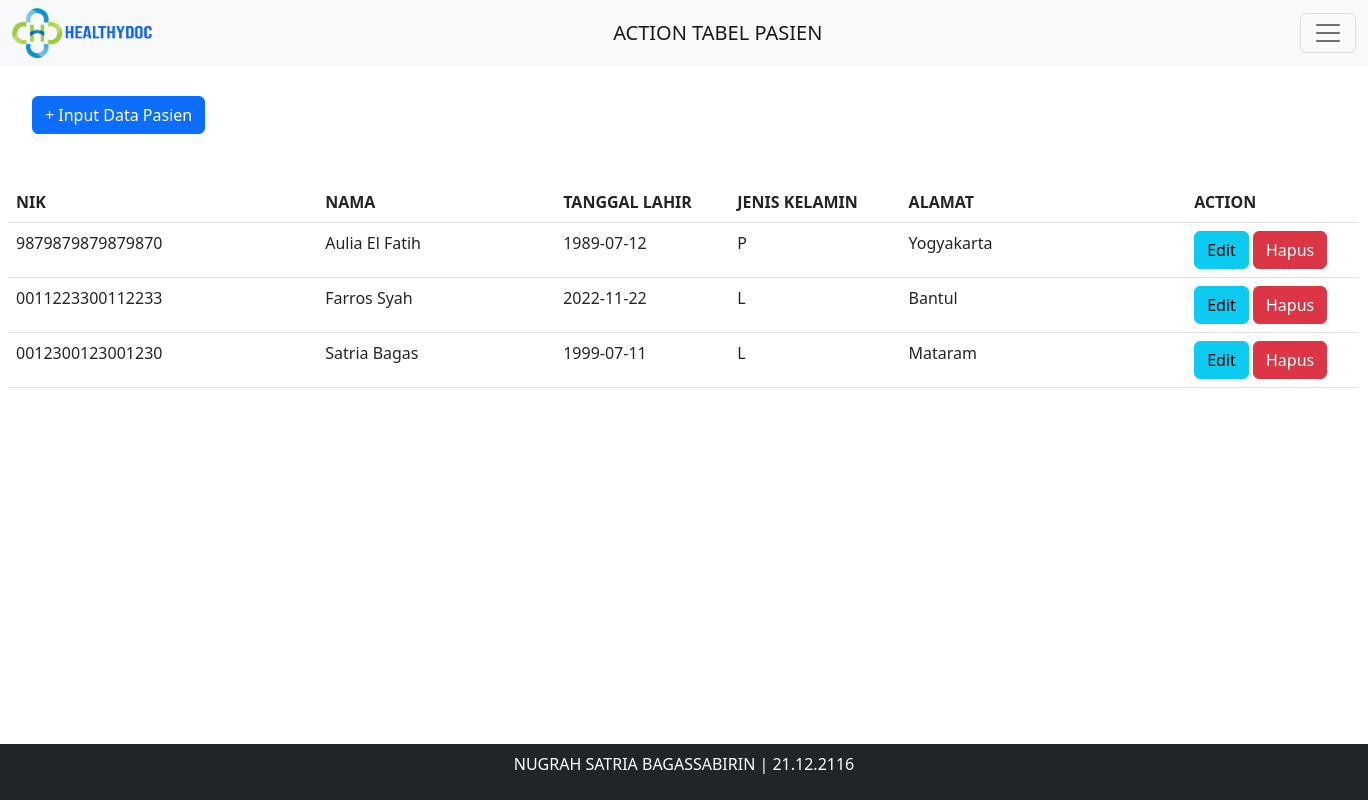
Screenshot of /tabelpasien.php (signed in) with the database file from the repository.
### tables this page shows
CREATE TABLE `pasien` (
  `NIK` char(16) NOT NULL,
  `NAMA` varchar(30) DEFAULT NULL,
  `TMPLAHIR` varchar(30) DEFAULT NULL,
  `TGLLAHIR` date DEFAULT NULL,
  `JENKELCUS` char(1) DEFAULT NULL CHECK (`JENKELCUS` in ('L','P')),
  `ALAMAT` varchar(50) DEFAULT NULL
);

### tabelpasien.php (the view, shortened to what this page needs)
<!DOCTYPE html>
<html lang="en">
<head>
    <link href="https://cdn.jsdelivr.net/npm/bootstrap@5.2.2/dist/css/bootstrap.min.css" rel="stylesheet">
    <link href="https://getbootstrap.com/docs/5.2/assets/css/docs.css" rel="stylesheet">
    <link href="css\second.css" rel="stylesheet">
</head>
<body>
<nav class="navbar navbar-light bg-light fixed-top">
        <div class="container-fluid">
            <img src="image\header.png" alt="Logo" width="auto" height="50" class="d-inline-block align-text-top">
            <a class="navbar-brand" href="">ACTION TABEL PASIEN</a>
            <button class="navbar-toggler" type="button" data-bs-toggle="offcanvas" data-bs-target="#offcanvasDarkNavbar" aria-controls="offcanvasDarkNavbar">
            <span class="navbar-toggler-icon"></span>
            </button>
        </div>
    </nav>
    <table class="table" style="margin: 3rem calc(20rem/40); width:1350px">
        <div style="margin: 2rem; margin-top: 6rem">
            <a href="inputpasien.php"  class="btn btn-primary">+ Input Data Pasien</a>
        </div>
        <thead>
            <tr>
                <th>NIK</th>
                <th>NAMA</th>
                <th>TANGGAL LAHIR</th>
                <th>JENIS KELAMIN</th>
                <th>ALAMAT</th>
                <th>ACTION</th>
            </tr>
        </thead>
        <tbody>
                <?php
                    include ('koneksi.php');
                    $sql=mysqli_query($koneksi, "SELECT * FROM pasien order by NAMA ASC");
                        while ($row=mysqli_fetch_array($sql)){
                            echo "
                                  <tr>
                                    <td width='100'>".$row['NIK']."</td>
                                    <td width='125'>".$row['NAMA']."</td>
                                    <td width='50'>".$row['TGLLAHIR']."</td>
                                    <td width='50'>".$row['JENKELCUS']."</td>
                                    <td width='150'>".$row['ALAMAT']."</td>
                                    <td width='20'>
                                      <a class='btn btn-info' href='editpasien.php?nik=".$row['NIK']."'>Edit</a>
                                      <a class='btn btn-danger' href='hapusdata-pasien.php?nik=".$row['NIK']."'>Hapus</a>
                                    </td>
                                  </tr>
                            ";
                        };
                ?>
        </tbody>
    </table>
</body>
<footer class="bg-dark p-2 text-center fixed-bottom">
    <div class="container">
        <p class="text-white">NUGRAH SATRIA BAGASSABIRIN | 21.12.2116</p>
    </div>
</footer>
</html>

### css/second.css (style rules this page uses)
table { position: relative; display: flexbox; margin-top: 2rem; }

### rows the page displays
pasien: NIK "9879879879879870", NAMA "Aulia El Fatih", TGLLAHIR "1989-07-12", JENKELCUS "P", ALAMAT "Yogyakarta"
pasien: NIK "0011223300112233", NAMA "Farros Syah", TGLLAHIR "2022-11-22", JENKELCUS "L", ALAMAT "Bantul"
pasien: NIK "0012300123001230", NAMA "Satria Bagas", TGLLAHIR "1999-07-11", JENKELCUS "L", ALAMAT "Mataram"
